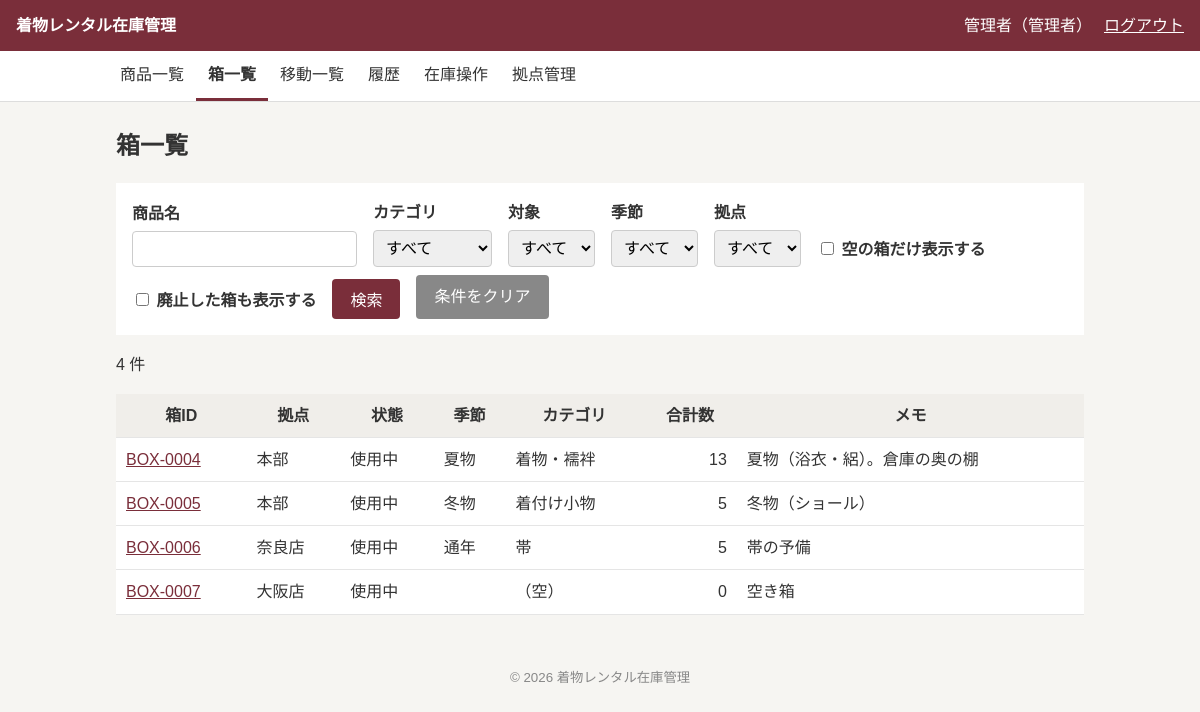
The app's page /boxes/index.php (signed in) with its own data.
### tables this page shows
CREATE TABLE users (
  id            INT UNSIGNED NOT NULL AUTO_INCREMENT,
  login_id      VARCHAR(50)  NOT NULL,
  password_hash VARCHAR(255) NOT NULL,
  name          VARCHAR(50)  NOT NULL,
  role          ENUM('normal','admin') NOT NULL DEFAULT 'normal',
  location_id   INT UNSIGNED NOT NULL,
  status        ENUM('active','inactive') NOT NULL DEFAULT 'active',
  created_at    DATETIME     NOT NULL DEFAULT CURRENT_TIMESTAMP,
  updated_at    DATETIME     NOT NULL DEFAULT CURRENT_TIMESTAMP ON UPDATE CURRENT_TIMESTAMP,
  PRIMARY KEY (id),
  CONSTRAINT uk_users_login_id    UNIQUE (login_id),
  CONSTRAINT fk_users_location_id FOREIGN KEY (location_id) REFERENCES locations(id) ON DELETE RESTRICT
);

CREATE TABLE boxes (
  id                INT UNSIGNED NOT NULL AUTO_INCREMENT,
  location_id       INT UNSIGNED NOT NULL,
  loose_location_id INT UNSIGNED NULL DEFAULT NULL,
  status            ENUM('active','in_transit','retired') NOT NULL DEFAULT 'active',
  note              TEXT         NULL DEFAULT NULL,
  created_at        DATETIME     NOT NULL DEFAULT CURRENT_TIMESTAMP,
  updated_at        DATETIME     NOT NULL DEFAULT CURRENT_TIMESTAMP ON UPDATE CURRENT_TIMESTAMP,
  PRIMARY KEY (id),
  CONSTRAINT uk_boxes_loose_location_id UNIQUE (loose_location_id),
  CONSTRAINT fk_boxes_location_id       FOREIGN KEY (location_id)       REFERENCES locations(id) ON DELETE RESTRICT,
  CONSTRAINT fk_boxes_loose_location_id FOREIGN KEY (loose_location_id) REFERENCES locations(id) ON DELETE RESTRICT,
  CONSTRAINT ck_boxes_loose_location_id CHECK (loose_location_id IS NULL OR loose_location_id = location_id)
);

CREATE TABLE locations (
  id         INT UNSIGNED NOT NULL AUTO_INCREMENT,
  name       VARCHAR(50)  NOT NULL,
  note       TEXT         NULL DEFAULT NULL,
  status     ENUM('active','inactive') NOT NULL DEFAULT 'active',
  created_at DATETIME     NOT NULL DEFAULT CURRENT_TIMESTAMP,
  updated_at DATETIME     NOT NULL DEFAULT CURRENT_TIMESTAMP ON UPDATE CURRENT_TIMESTAMP,
  PRIMARY KEY (id),
  CONSTRAINT uk_locations_name UNIQUE (name)
);

### config/app.php (called while the page is built)
<?php
return [
    'debug'    => true,
    'timezone' => 'Asia/Tokyo',
    'app_name' => '着物レンタル在庫管理',
];

### includes/bootstrap.php (called while the page is built, shortened)
<?php
$appConfig = require __DIR__ . '/../config/app.php';
require_once __DIR__ . '/db.php';
require_once __DIR__ . '/functions.php';
require_once __DIR__ . '/auth.php';

### includes/functions.php (called while the page is built, shortened)
<?php
function h(?string $value): string
{
    return htmlspecialchars($value ?? '', ENT_QUOTES, 'UTF-8');
}
function box_code(int $id): string
{
    return sprintf('BOX-%04d', $id);
}
function label_map(): array
{
    return [
        'status'    => ['active' => '利用中', 'inactive' => '停止中'],
        'product_status' => ['active' => '利用中', 'inactive' => '廃番'],
        'role'      => ['normal' => '一般', 'admin' => '管理者'],
        'target'    => ['women' => '女', 'men' => '男', 'children' => '子'],
        'season'    => ['summer' => '夏物', 'winter' => '冬物', 'all_season' => '通年'],
        'box'       => ['active' => '使用中', 'in_transit' => '輸送中', 'retired' => '廃止'],
        'transfer'  => ['in_transit' => '輸送中', 'received' => '受取済', 'cancelled' => '取消済'],
        'operation' => [
            'stock_in'      => '入庫',
            'stock_out'     => '出庫',
            'adjustment'    => '在庫調整',
            'relocation'    => '保管場所変更',
            'item_transfer' => '商品移動',
            'box_transfer'  => '箱ごと移動',
        ],
        'reason' => [
            'purchase' => '新規購入',
            'initial'  => '初期登録',
            'disposal' => '廃棄',
            'sale'     => '売却',
            'lost'     => '紛失',
            'other'    => 'その他',
        ],
    ];
}
function label(string $type, ?string $value): string
{
    return label_map()[$type][$value] ?? '';
}

### includes/auth.php (called while the page is built, shortened)
<?php
function current_user(): ?array
{
    static $checked = false;
    static $user    = null;
    if ($checked) {
        return $user;
    }
    $checked = true;
    $sessionUser = $_SESSION['user'] ?? null;
    $stmt = getDb()->prepare(
        "SELECT id, name, role, location_id FROM users WHERE id = ? AND status = 'active'"
    );
    $stmt->execute([$sessionUser['id']]);
    $row = $stmt->fetch();
    $user = [
        'id'          => (int)$row['id'],
        'name'        => $row['name'],
        'role'        => $row['role'],
        'location_id' => (int)$row['location_id'],
    ];
    return $user;
}
function require_login(): void
{
    if (current_user() === null) {
        redirect('/login.php');
    }
}

### includes/db.php (called while the page is built)
<?php
function getDb(): PDO
{
    static $pdo = null;
    if ($pdo !== null) {
        return $pdo;
    }
    $config = require __DIR__ . '/../config/database.php';
    if (!empty($config['socket'])) {
        $dsn = sprintf(
            'mysql:unix_socket=%s;dbname=%s;charset=%s',
            $config['socket'],
            $config['dbname'],
            $config['charset']
        );
    } else {
        $dsn = sprintf(
            'mysql:host=%s;dbname=%s;charset=%s',
            $config['host'],
            $config['dbname'],
            $config['charset']
        );
    }
    $pdo = new PDO($dsn, $config['user'], $config['password'], [
        PDO::ATTR_ERRMODE            => PDO::ERRMODE_EXCEPTION,
        PDO::ATTR_DEFAULT_FETCH_MODE => PDO::FETCH_ASSOC,
        PDO::ATTR_EMULATE_PREPARES   => false,
    ]);
    $pdo->exec("SET time_zone = '+09:00'");
    return $pdo;
}

### public/boxes/index.php (the view, shortened to what this page needs)
<?php
require_once __DIR__ . '/../../includes/bootstrap.php';
require_login();
$pdo  = getDb();
$user = current_user();
$name        = trim($_GET['name'] ?? '');
$onlyEmpty   = isset($_GET['only_empty']);
$showRetired = isset($_GET['show_retired']);
$params = [];
$matchColumn = '';
$where = ["l.status = 'active'"];
if (!$showRetired) {
    $where[] = "b.status <> 'retired'";
}
$sql = "
    SELECT b.id, b.loose_location_id, b.status, b.note,
           l.name AS location_name,
           COALESCE(SUM(s.qty), 0) AS total_qty,
           GROUP_CONCAT(DISTINCT p.season
                        ORDER BY FIELD(p.season, 'summer', 'winter', 'all_season')) AS seasons,
           GROUP_CONCAT(DISTINCT c.name ORDER BY c.id SEPARATOR '・') AS category_names
           $matchColumn
    FROM boxes b
    JOIN locations l       ON l.id = b.location_id
    LEFT JOIN stocks s     ON s.box_id = b.id
    LEFT JOIN products p   ON p.id = s.product_id
    LEFT JOIN categories c ON c.id = p.category_id
    WHERE " . implode(' AND ', $where) . "
    GROUP BY b.id
";
$sql .= ' ORDER BY b.location_id, (b.loose_location_id IS NULL), b.id';
$stmt = $pdo->prepare($sql);
$stmt->execute($params);
$boxes = $stmt->fetchAll();
function season_labels(?string $seasons): string
{
    if ($seasons === null || $seasons === '') {
        return '';
    }
    $names = array_map(fn($value) => label('season', $value), explode(',', $seasons));
    return implode('・', $names);
}
$pageTitle = '箱一覧';
require __DIR__ . '/../../includes/layout/header.php';
?>
<form method="get" class="search-form">
    <div class="form-row">
        <label for="name">商品名</label>
        <input type="text" id="name" name="name" value="<?= h($name) ?>">
    </div>
    <div class="form-row">
        <label for="category_id">カテゴリ</label>
        <select id="category_id" name="category_id">
            <option value="">すべて</option>
        </select>
    </div>
    <div class="form-row">
        <label for="target">対象</label>
        <select id="target" name="target">
            <option value="">すべて</option>
        </select>
    </div>
    <div class="form-row">
        <label for="season">季節</label>
        <select id="season" name="season">
            <option value="">すべて</option>
        </select>
    </div>
    <div class="form-row">
        <label for="location_id">拠点</label>
        <select id="location_id" name="location_id">
            <option value="">すべて</option>
        </select>
    </div>
    <div class="form-row">
        <label><input type="checkbox" name="only_empty" value="1" <?= $onlyEmpty ? 'checked' : '' ?>> 空の箱だけ表示する</label>
    </div>
    <div class="form-row">
        <label><input type="checkbox" name="show_retired" value="1" <?= $showRetired ? 'checked' : '' ?>> 廃止した箱も表示する</label>
    </div>
    <button type="submit">検索</button>
    <a href="/boxes/" class="button button-secondary">条件をクリア</a>
</form>
<p><?= count($boxes) ?> 件</p>
<div class="table-wrap">
    <table>
        <tr>
            <th>箱ID</th>
            <th>拠点</th>
            <th>状態</th>
            <th>季節</th>
            <th>カテゴリ</th>
            <th>合計数</th>
            <th>メモ</th>
        </tr>
        <?php foreach ($boxes as $box): ?>
            <?php $isLoose = $box['loose_location_id'] !== null; ?>
            <tr class="<?= $isLoose ? 'loose-row' : '' ?>">
                <td>
                    <a href="/boxes/show.php?id=<?= h((string)$box['id']) ?>">
                        <?= $isLoose ? '箱なし' : h(box_code((int)$box['id'])) ?>
                    </a>
                </td>
                <td><?= h($box['location_name']) ?></td>
                <td><?= $isLoose ? '' : h(label('box', $box['status'])) ?></td>
                <?php if ($isLoose): ?>
                    <td>ー</td>
                    <td>ー</td>
                <?php else: ?>
                    <td><?= h(season_labels($box['seasons'])) ?></td>
                    <td><?= $box['category_names'] === null ? '（空）' : h($box['category_names']) ?></td>
                <?php endif; ?>
                <td class="num"><?= h((string)$box['total_qty']) ?></td>
                <td><?= $isLoose ? '店頭など、箱に入っていない商品' : nl2br(h($box['note'])) ?></td>
            </tr>
        <?php endforeach; ?>
    </table>
</div>
<?php require __DIR__ . '/../../includes/layout/footer.php'; ?>

### includes/layout/header.php (shortened to what this page needs)
<?php
$user = current_user();
?>
<!DOCTYPE html>
<html lang="ja">
<head>
    <link rel="stylesheet" href="/assets/css/style.css">
</head>
<body>
    <header class="site-header">
        <a class="site-title" href="/dashboard.php"><?= h($appConfig['app_name']) ?></a>
        <?php if ($user !== null): ?>
            <div class="user-info">
                <span><?= h($user['name']) ?>（<?= h(label('role', $user['role'])) ?>）</span>
                <form method="post" action="/logout.php">
                    <button type="submit" class="button-link">ログアウト</button>
                </form>
            </div>
        <?php endif; ?>
    </header>
    <?php if ($user !== null): ?>
        <?php require __DIR__ . '/nav.php'; ?>
    <?php endif; ?>
    <main class="container">
        <h1><?= h($pageTitle ?? '') ?></h1>

### includes/layout/nav.php
<?php
$navUser = current_user();
$navItems = [
    '/products/'   => '商品一覧',
    '/boxes/'      => '箱一覧',
    '/transfers/'  => '移動一覧',
    '/histories/'  => '履歴',
    '/operations/' => '在庫操作',
];
if ($navUser['role'] === 'admin') {
    $navItems['/locations/'] = '拠点管理';
}
$navCurrentPath = parse_url($_SERVER['REQUEST_URI'], PHP_URL_PATH);
?>
<nav class="site-nav">
    <ul>
        <?php foreach ($navItems as $navPath => $navLabel): ?>
            <li>
                <a href="<?= h($navPath) ?>"
                    class="<?= str_starts_with($navCurrentPath, $navPath) ? 'is-current' : '' ?>">
                    <?= h($navLabel) ?>
                </a>
            </li>
        <?php endforeach; ?>
    </ul>
</nav>

### includes/layout/footer.php
</main>
<footer class="site-footer">
    <small>&copy; <?= date('Y') ?> <?= h($appConfig['app_name']) ?></small>
</footer>
</body>
</html>

### public/assets/css/style.css (style rules this page uses)
* { box-sizing: border-box; }
body { margin: 0; font-family: "Hiragino Sans", "Noto Sans JP", "Yu Gothic", sans-serif; font-size: 16px; line-height: 1.7; color: #333; background: #f6f5f2; }
a { color: #7a2e3a; }
.container { max-width: 1000px; margin: 0 auto; padding: 24px 16px; }
h1 { font-size: 1.5rem; margin: 0 0 16px; }
.site-header { display: flex; justify-content: space-between; align-items: center; flex-wrap: wrap; gap: 8px; padding: 12px 16px; background: #7a2e3a; color: #fff; }
.site-title { color: #fff; font-weight: bold; text-decoration: none; }
.user-info { display: flex; align-items: center; gap: 12px; }
.user-info form { margin: 0; }
.site-nav { background: #fff; border-bottom: 1px solid #ddd; }
.site-nav ul { display: flex; flex-wrap: wrap; max-width: 1000px; margin: 0 auto; padding: 0 8px; list-style: none; }
.site-nav a { display: block; padding: 10px 12px; text-decoration: none; color: #333; }
.site-nav a.is-current { border-bottom: 3px solid #7a2e3a; font-weight: bold; }
.site-footer { text-align: center; padding: 24px; color: #888; }
.table-wrap { overflow-x: auto; }
table { width: 100%; border-collapse: collapse; background: #fff; }
th, td { padding: 8px 10px; border-bottom: 1px solid #e5e5e5; text-align: left; }
th { background: #f0eeea; white-space: nowrap; text-align: center; }
td.num { text-align: right; }
label { display: block; margin-bottom: 4px; font-weight: bold; }
input, select, textarea { width: 100%; max-width: 400px; padding: 8px; font-size: 1rem; border: 1px solid #ccc; border-radius: 4px; }
.form-row { margin-bottom: 16px; }
.search-form { display: flex; flex-wrap: wrap; align-items: flex-end; gap: 8px 16px; margin-bottom: 16px; padding: 16px; background: #fff; }
.search-form .form-row { margin-bottom: 0; }
.search-form input[type="text"], .search-form select, .search-form input[type="checkbox"] { width: auto; }
button, .button { display: inline-block; padding: 8px 18px; font-size: 1rem; color: #fff; background: #7a2e3a; border: none; border-radius: 4px; cursor: pointer; text-decoration: none; }
.button-secondary { background: #888; }
.button-link { padding: 0; color: inherit; background: none; text-decoration: underline; }

### records on screen
users: name "管理者", role "管理者"
boxes: id "BOX-0004", location.name "本部", status "使用中", seasons "夏物", category_names "着物・襦袢", total_qty "13", note "夏物（浴衣・絽）。倉庫の奥の棚"
boxes: id "BOX-0005", location.name "本部", status "使用中", seasons "冬物", category_names "着付け小物", total_qty "5", note "冬物（ショール）"
boxes: id "BOX-0006", location.name "奈良店", status "使用中", seasons "通年", category_names "帯", total_qty "5", note "帯の予備"
boxes: id "BOX-0007", location.name "大阪店", status "使用中", shows "（空）", total_qty "0", note "空き箱"

### other values on screen
$appConfig['app_name'] "着物レンタル在庫管理"
$navLabel "商品一覧"
$navLabel "箱一覧"
$navLabel "移動一覧"
$navLabel "履歴"
$navLabel "在庫操作"
$navLabel "拠点管理"
$pageTitle "箱一覧"
count($boxes) "4"
